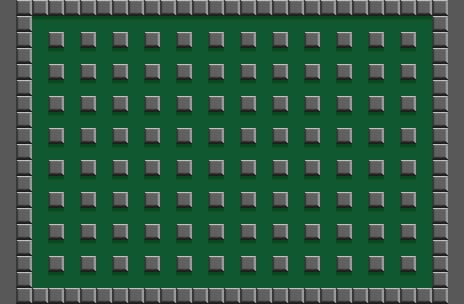

A 2D game scene composited from a Tiled map and its tileset images. What follows is a short description and the map's XML, with each tile layer's data collapsed to a summary:
An orthogonal 29x19 tile map with 16x16 px tiles, 3 tile layers (Grama, Blocos, Sombra) and 101 objects.

<map version="1.10" tiledversion="1.10.1" orientation="orthogonal" renderorder="right-down" width="29" height="19" tilewidth="16" tileheight="16" infinite="0" nextlayerid="6" nextobjectid="126">
 <tileset firstgid="1" name="Fase1(2)" tilewidth="16" tileheight="16" tilecount="221" columns="17">
  <image source="SNES - Super Bomberman 2 - Battle Stage 01.png" width="272" height="208" />
 </tileset>
 <layer id="1" name="Grama" width="29" height="19">
  <data>[551 cells, 551 non-empty, 4 distinct tile ids]</data>
 </layer>
 <layer id="4" name="Blocos" width="29" height="19">
  <data>[551 cells, 224 non-empty, 50 distinct tile ids]</data>
 </layer>
 <objectgroup id="5" name="Blocos">
  <object id="2" x="0" y="-0.666667" width="32" height="305.333" />
  <object id="3" x="28" y="-2" width="438.667" height="17.3333" />
  <object id="5" x="432" y="-11.3333" width="34" height="316.667" />
  <object id="7" x="-5.33333" y="287.333" width="476.667" height="19.3333" />
  <object id="8" x="48.125" y="31.625" width="16.25" height="16.25" />
  <object id="11" x="48.25" y="63.5" width="16.25" height="16.5" />
  <object id="13" x="47.625" y="95" width="16.25" height="16.5" />
  <object id="14" x="80.125" y="95.25" width="16.25" height="16.5" />
  <object id="15" x="112.125" y="96.25" width="16.25" height="16.5" />
  <object id="16" x="80.5" y="64" width="16" height="16" />
  <object id="17" x="80.25" y="32" width="15.5" height="15.25" />
  <object id="18" x="112.125" y="32" width="16.25" height="16.5" />
  <object id="19" x="144.875" y="31.75" width="16.25" height="16.5" />
  <object id="20" x="175.625" y="31.75" width="16.25" height="16.5" />
  <object id="21" x="176.125" y="64" width="16.25" height="16.5" />
  <object id="22" x="143.375" y="63.5" width="16.25" height="16.5" />
  <object id="24" x="113.125" y="63.5" width="16.25" height="16.5" />
  <object id="25" x="143.375" y="95" width="16.25" height="16.5" />
  <object id="26" x="175.875" y="95.5" width="16.25" height="16.5" />
  <object id="27" x="47.625" y="127.5" width="16.25" height="16.5" />
  <object id="28" x="80.625" y="126.75" width="16.25" height="16.5" />
  <object id="29" x="112.625" y="127.25" width="16.25" height="16.5" />
  <object id="30" x="144.125" y="128" width="16.25" height="16.5" />
  <object id="31" x="174.875" y="127.25" width="16.25" height="16.5" />
  <object id="32" x="48.125" y="159" width="16.25" height="16.5" />
  <object id="33" x="80.375" y="159.75" width="16.25" height="16.5">
   <properties>
    <property name="collision" type="bool" value="true" />
   </properties>
  </object>
  <object id="34" x="112.375" y="159.75" width="16.25" height="16.5" />
  <object id="35" x="144.125" y="159.5" width="16.25" height="16.5" />
  <object id="36" x="175.625" y="159.25" width="16.25" height="16.5" />
  <object id="37" x="47.875" y="191.25" width="16.25" height="16.5" />
  <object id="39" x="80.625" y="191.5" width="16.25" height="16.5" />
  <object id="40" x="111.125" y="191.5" width="16.25" height="16.5" />
  <object id="42" x="144.125" y="191.5" width="16.25" height="16.5" />
  <object id="43" x="175.875" y="191" width="16.25" height="16.5" />
  <object id="45" x="48.625" y="223.5" width="16.25" height="16.5" />
  <object id="46" x="80.375" y="223.75" width="16.25" height="16.5" />
  <object id="47" x="111.875" y="223" width="16.25" height="16.5" />
  <object id="48" x="143.875" y="223" width="16.25" height="16.5" />
  <object id="49" x="176.875" y="223.5" width="16.25" height="16.5" />
  <object id="50" x="176.875" y="223.5" width="16.25" height="16.5" />
  <object id="51" x="48.5" y="256" width="16" height="15.5" />
  <object id="52" x="79.875" y="255" width="16.25" height="16.5" />
  <object id="53" x="112.375" y="255.75" width="16.25" height="16.5" />
  <object id="54" x="143.375" y="255.75" width="16.25" height="16.5" />
  <object id="56" x="175.875" y="256" width="16.25" height="16.5" />
  <object id="57" x="207.875" y="255" width="16.25" height="16.5" />
  <object id="60" x="208.125" y="223" width="16.25" height="16.5" />
  <object id="61" x="208.375" y="191.25" width="16.25" height="16.5" />
  <object id="62" x="207.625" y="160" width="16.25" height="16.5" />
  <object id="63" x="240.125" y="160" width="16.25" height="16.5" />
  <object id="64" x="271.875" y="160" width="16.25" height="16.5" />
  <object id="65" x="303.875" y="159.5" width="16.25" height="16.5" />
  <object id="66" x="334.875" y="159.5" width="16.25" height="16.5" />
  <object id="67" x="240.125" y="191.25" width="16.25" height="16.5" />
  <object id="68" x="240.625" y="222.75" width="16.25" height="16.5" />
  <object id="69" x="240.125" y="255" width="16.25" height="16.5" />
  <object id="70" x="271.875" y="254.75" width="16.25" height="16.5" />
  <object id="71" x="271.375" y="223.5" width="16.25" height="16.5" />
  <object id="72" x="271.625" y="191.5" width="16.25" height="16.5" />
  <object id="74" x="303.875" y="192.25" width="16.25" height="16.5" />
  <object id="75" x="335.375" y="191.25" width="16.25" height="16.5" />
  <object id="77" x="368.625" y="191.5" width="16.25" height="16.5" />
  <object id="78" x="335.375" y="223" width="16.25" height="16.5" />
  <object id="79" x="303.375" y="223" width="16.25" height="16.5" />
  <object id="80" x="303.875" y="255.25" width="16.25" height="16.5" />
  <object id="82" x="337.625" y="256" width="16.25" height="16.5" />
  <object id="83" x="369.375" y="255.75" width="16.25" height="16.5" />
  <object id="84" x="207.125" y="127" width="16.25" height="16.5" />
  <object id="85" x="240.375" y="126.75" width="16.25" height="16.5" />
  <object id="86" x="271.875" y="127.25" width="16.25" height="16.5" />
  <object id="87" x="304.375" y="126.75" width="16.25" height="16.5" />
  <object id="88" x="335.625" y="127.5" width="16.25" height="16.5" />
  <object id="89" x="367.375" y="126.75" width="16.25" height="16.5" />
  <object id="91" x="367.875" y="95.25" width="16.25" height="16.5" />
  <object id="92" x="336.375" y="95.5" width="16.25" height="16.5" />
  <object id="93" x="303.875" y="95.5" width="16.25" height="16.5" />
  <object id="95" x="271.875" y="95" width="16.25" height="16.5" />
  <object id="97" x="240.125" y="95.25" width="16.25" height="16.5" />
  <object id="98" x="208.125" y="95.75" width="16.25" height="16.5" />
  <object id="99" x="207.875" y="63.25" width="16.25" height="16.5" />
  <object id="100" x="239.125" y="63.75" width="16.25" height="16.5" />
  <object id="102" x="303.542" y="63.4167" width="16.25" height="16.5" />
  <object id="104" x="272.542" y="63.4167" width="16.25" height="16.5" />
  <object id="105" x="208.542" y="31.0833" width="16.25" height="16.5" />
  <object id="107" x="239.875" y="31.75" width="16.25" height="16.5" />
  <object id="108" x="271.875" y="31.75" width="16.25" height="16.5" />
  <object id="109" x="304.208" y="31.75" width="16.25" height="16.5" />
  <object id="110" x="336.208" y="31.75" width="16.25" height="16.5" />
  <object id="111" x="368.208" y="32.4167" width="16.25" height="16.5" />
  <object id="112" x="367.875" y="63.75" width="16.25" height="16.5" />
  <object id="113" x="336.208" y="63.4167" width="16.25" height="16.5" />
  <object id="114" x="400.875" y="64.4167" width="16.25" height="16.5" />
  <object id="115" x="399.208" y="96.0833" width="16.25" height="16.5" />
  <object id="116" x="399.875" y="128.75" width="16.25" height="16.5" />
  <object id="119" x="368.875" y="159.417" width="16.25" height="16.5" />
  <object id="120" x="399.875" y="159.083" width="16.25" height="16.5" />
  <object id="121" x="399.875" y="192.417" width="16.25" height="16.5" />
  <object id="122" x="367.542" y="225.083" width="16.25" height="16.5" />
  </objectgroup>
 <layer id="3" name="Sombra" width="29" height="19">
  <data>[551 cells, 119 non-empty, 3 distinct tile ids]</data>
 </layer>
</map>
<!-- 3 of 101 objects omitted -->